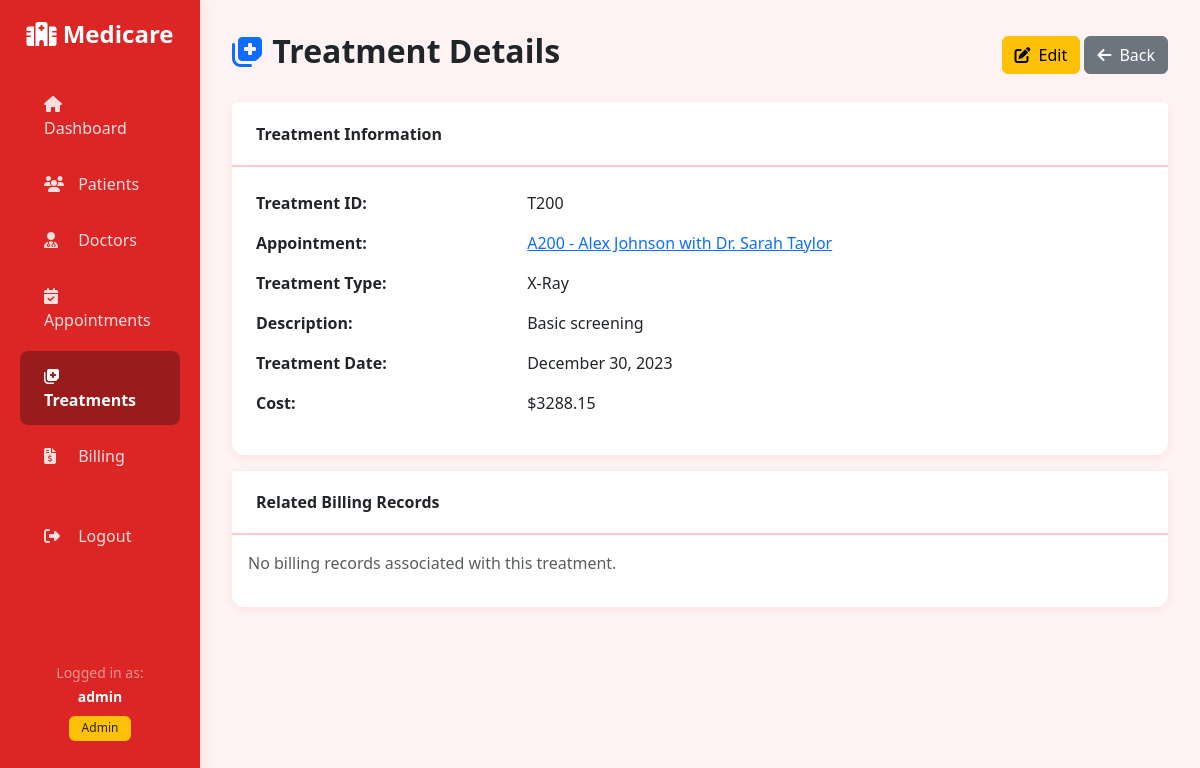
Page /treatments/T200/ (signed in) on the committed database.
### medicare/models.py (models this page shows, shortened)
class Treatment(models.Model):
    TREATMENT_TYPES = [
        ('X-Ray', 'X-Ray'),
        ('MRI', 'MRI'),
        ('ECG', 'ECG'),
        ('Chemotherapy', 'Chemotherapy'),
        ('Physiotherapy', 'Physiotherapy'),
        ('Surgery', 'Surgery'),
        ('Laboratory', 'Laboratory'),
    ]
    treatment_id = models.CharField(max_length=10, unique=True, primary_key=True)
    appointment = models.ForeignKey(Appointment, on_delete=models.CASCADE, related_name='treatments')
    treatment_type = models.CharField(max_length=100, choices=TREATMENT_TYPES)
    description = models.TextField()
    cost = models.DecimalField(max_digits=10, decimal_places=2)
    treatment_date = models.DateField()
    class Meta:
        ordering = ['-treatment_date']

class Appointment(models.Model):
    STATUS_CHOICES = [
        ('Scheduled', 'Scheduled'),
        ('Completed', 'Completed'),
        ('Cancelled', 'Cancelled'),
        ('No-show', 'No-show'),
    ]
    REASON_CHOICES = [
        ('Checkup', 'Checkup'),
        ('Consultation', 'Consultation'),
        ('Follow-up', 'Follow-up'),
        ('Emergency', 'Emergency'),
        ('Therapy', 'Therapy'),
    ]
    appointment_id = models.CharField(max_length=10, unique=True, primary_key=True)
    patient = models.ForeignKey(Patient, on_delete=models.CASCADE, related_name='appointments')
    doctor = models.ForeignKey(Doctor, on_delete=models.CASCADE, related_name='appointments')
    appointment_date = models.DateField()
    appointment_time = models.TimeField()
    reason_for_visit = models.CharField(max_length=100, choices=REASON_CHOICES)
    status = models.CharField(max_length=20, choices=STATUS_CHOICES, default='Scheduled')
    notes = models.TextField(blank=True, null=True)
    created_at = models.DateTimeField(auto_now_add=True)
    updated_at = models.DateTimeField(auto_now=True)
    class Meta:
        ordering = ['-appointment_date', '-appointment_time']
    def __str__(self):
        return f"{self.appointment_id} - {self.patient.full_name} with {self.doctor.full_name}"

class Patient(models.Model):
    GENDER_CHOICES = [
        ('M', 'Male'),
        ('F', 'Female'),
        ('O', 'Other'),
    ]
    patient_id = models.CharField(max_length=10, unique=True, primary_key=True)
    first_name = models.CharField(max_length=100)
    last_name = models.CharField(max_length=100)
    gender = models.CharField(max_length=1, choices=GENDER_CHOICES)
    date_of_birth = models.DateField()
    contact_number = models.CharField(max_length=15)
    address = models.TextField()
    registration_date = models.DateField()
    insurance_provider = models.CharField(max_length=100)
    insurance_number = models.CharField(max_length=50)
    email = models.EmailField()
    class Meta:
        ordering = ['patient_id']
    @property
    def full_name(self):
        return f"{self.first_name} {self.last_name}"

class Doctor(models.Model):
    SPECIALIZATIONS = [
        ('Cardiology', 'Cardiology'),
        ('Dermatology', 'Dermatology'),
        ('Pediatrics', 'Pediatrics'),
        ('Oncology', 'Oncology'),
        ('Neurology', 'Neurology'),
        ('Orthopedics', 'Orthopedics'),
        ('Other', 'Other'),
    ]
    doctor_id = models.CharField(max_length=10, unique=True, primary_key=True)
    first_name = models.CharField(max_length=100)
    last_name = models.CharField(max_length=100)
    specialization = models.CharField(max_length=100, choices=SPECIALIZATIONS)
    phone_number = models.CharField(max_length=15)
    years_experience = models.IntegerField()
    hospital_branch = models.CharField(max_length=100)
    email = models.EmailField()
    class Meta:
        ordering = ['doctor_id']
    @property
    def full_name(self):
        return f"Dr. {self.first_name} {self.last_name}"

### medicare/views.py (the view)
# urls.py: path('treatments/<str:pk>/', views.treatment_detail, name='treatment_detail'),
@login_required
def treatment_detail(request, pk):
    treatment = get_object_or_404(Treatment.objects.select_related('appointment__patient', 'appointment__doctor'), pk=pk)
    bills = treatment.bills.all()
    context = {
        'treatment': treatment,
        'bills': bills,
    }
    return render(request, 'medicare/treatment_detail.html', context)

### templates/medicare/treatment_detail.html
{%extends 'medicare/base.html'%} {%block title%}Treatment Details - Medicare{%endblock%} {%block content%}
<div class="d-flex justify-content-between align-items-center mb-4">
	<h1 class="h2 fw-bold"><i class="fas fa-notes-medical text-primary"></i> Treatment Details</h1>
	<div>
		<a
			href="{%url 'treatment_update' treatment.treatment_id%}"
			class="btn btn-warning"
		>
			<i class="fas fa-edit me-2"></i>Edit
		</a>
		<a
			href="{%url 'treatment_list'%}"
			class="btn btn-secondary"
		>
			<i class="fas fa-arrow-left me-2"></i>Back
		</a>
	</div>
</div>
<div class="card">
	<div class="card-header">Treatment Information</div>
	<div class="card-body">
		<table class="table table-borderless">
			<tr>
				<th style="width: 30%;">Treatment ID:</th>
				<td>{{treatment.treatment_id}}</td>
			</tr>
			<tr>
				<th>Appointment:</th>
				<td><a href="{%url 'appointment_detail' treatment.appointment.appointment_id%}">{{treatment.appointment}}</a></td>
			</tr>
			<tr>
				<th>Treatment Type:</th>
				<td>{{treatment.treatment_type}}</td>
			</tr>
			<tr>
				<th>Description:</th>
				<td>{{treatment.description|default:"-"}}</td>
			</tr>
			<tr>
				<th>Treatment Date:</th>
				<td>{{treatment.treatment_date|date:"F d, Y"}}</td>
			</tr>
			<tr>
				<th>Cost:</th>
				<td>${{treatment.cost|floatformat:2}}</td>
			</tr>
		</table>
	</div>
</div>
<div class="card mt-3">
	<div class="card-header">Related Billing Records</div>
	<div class="card-body">
		{%if treatment.billing_set.all%}
		<div class="table-responsive">
			<table class="table table-hover">
				<thead>
					<tr>
						<th>Bill ID</th>
						<th>Patient</th>
						<th>Amount</th>
						<th>Payment Status</th>
						<th>Actions</th>
					</tr>
				</thead>
				<tbody>
					{%for bill in treatment.billing_set.all%}
					<tr>
						<td>{{bill.billing_id}}</td>
						<td>{{bill.patient.full_name}}</td>
						<td>${{bill.amount|floatformat:2}}</td>
						<td>
							{%if bill.payment_status == 'Paid'%}
								<span class="badge bg-success">Paid</span>
							{%elif bill.payment_status == 'Pending'%}
								<span class="badge bg-warning">Pending</span>
							{%else%}
								<span class="badge bg-danger">Unpaid</span>
							{%endif%}
						</td>
						<td>
							<a href="{%url 'billing_detail' bill.billing_id%}" class="btn btn-sm btn-info">
								<i class="fas fa-eye"></i> View
							</a>
						</td>
					</tr>
					{%endfor%}
				</tbody>
			</table>
		</div>
		{%else%}
		<p class="text-muted">No billing records associated with this treatment.</p>
		{%endif%}
	</div>
</div>
{%endblock%}

### templates/medicare/base.html (shortened to what this page needs)
<!DOCTYPE html>
<html lang="en">
<head>
    <link href="https://cdn.jsdelivr.net/npm/bootstrap@5.3.0/dist/css/bootstrap.min.css" rel="stylesheet">
    <link rel="stylesheet" href="https://cdnjs.cloudflare.com/ajax/libs/font-awesome/6.4.0/css/all.min.css">
</head>
<body>
    {% if user.is_authenticated %}
    <div class="container-fluid">
        <div class="row">
            <nav class="col-md-2 d-md-block sidebar">
                <div class="position-sticky pt-3">
                    <a href="{% url 'dashboard' %}" class="navbar-brand d-block text-center mb-4">
                        <i class="fas fa-hospital-alt"></i> Medicare
                    </a>
                    <ul class="nav flex-column">
                        <li class="nav-item">
                            <a class="nav-link {% if request.resolver_match.url_name == 'dashboard' %}active{% endif %}" href="{% url 'dashboard' %}">
                                <i class="fas fa-home"></i> Dashboard
                            </a>
                        </li>
                        {% if user.is_staff or user.is_superuser %}
                        <li class="nav-item">
                            <a class="nav-link {% if 'patient' in request.resolver_match.url_name %}active{% endif %}" href="{% url 'patient_list' %}">
                                <i class="fas fa-users"></i> Patients
                            </a>
                        </li>
                        <li class="nav-item">
                            <a class="nav-link {% if 'doctor' in request.resolver_match.url_name %}active{% endif %}" href="{% url 'doctor_list' %}">
                                <i class="fas fa-user-md"></i> Doctors
                            </a>
                        </li>
                        <li class="nav-item">
                            <a class="nav-link {% if 'appointment' in request.resolver_match.url_name %}active{% endif %}" href="{% url 'appointment_list' %}">
                                <i class="fas fa-calendar-check"></i> Appointments
                            </a>
                        </li>
                        <li class="nav-item">
                            <a class="nav-link {% if 'treatment' in request.resolver_match.url_name %}active{% endif %}" href="{% url 'treatment_list' %}">
                                <i class="fas fa-notes-medical"></i> Treatments
                            </a>
                        </li>
                        <li class="nav-item">
                            <a class="nav-link {% if 'billing' in request.resolver_match.url_name %}active{% endif %}" href="{% url 'billing_list' %}">
                                <i class="fas fa-file-invoice-dollar"></i> Billing
                            </a>
                        </li>
                        {% endif %}
                        <li class="nav-item mt-4">
                            <a class="nav-link" href="{% url 'logout' %}">
                                <i class="fas fa-sign-out-alt"></i> Logout
                            </a>
                        </li>
                    </ul>
                    <div class="text-center text-white-50 mt-5 pt-5">
                        <small>Logged in as:<br><strong class="text-white">{{ user.username }}</strong></small>
                        {% if user.is_staff or user.is_superuser %}
                        <br><span class="badge bg-warning text-dark mt-2">Admin</span>
                        {% else %}
                        <br><span class="badge bg-info mt-2">User</span>
                        {% endif %}
                    </div>
                </div>
            </nav>
            <main class="col-md-10 ms-sm-auto main-content">
                {% block content %}{% endblock %}
            </main>
        </div>
    </div>
    {% else %}
        {% block login_content %}{% endblock %}
    {% endif %}
</body>
</html>

### templates/medicare/base.html (style rules this page uses)
:root { --primary-color: #dc2626; --primary-hover: #b91c1c; --primary-dark: #991b1b; --secondary-color: #fca5a5; --success-color: #dc2626; --danger-color: #7f1d1d; --warning-color: #f87171; --info-color: #ef4444; --dark-color: #450a0a; --light-color: #fef2f2; --border-color: #fecaca; }
body { font-family: 'Segoe UI', Tahoma, Geneva, Verdana, sans-serif; background-color: var(--light-color); }
.sidebar { min-height: 100vh; background: #dc2626; box-shadow: 2px 0 10px rgba(220, 38, 38, 0.1); }
.sidebar .nav-link { color: rgba(255,255,255,0.85); padding: 0.8rem 1.5rem; transition: all 0.3s ease; border-radius: 8px; margin: 0.2rem 0.5rem; }
.sidebar .nav-link.active { background-color: #991b1b; color: white; font-weight: 600; }
.sidebar .nav-link i { margin-right: 10px; width: 20px; }
.main-content { padding: 2rem; }
.card { border: none; border-radius: 12px; box-shadow: 0 2px 8px rgba(220, 38, 38, 0.08); transition: transform 0.3s ease, box-shadow 0.3s ease; }
.card-header { background-color: white; border-bottom: 2px solid var(--border-color); font-weight: 600; padding: 1.2rem 1.5rem; }
.table { border-radius: 8px; overflow: hidden; }
.table tbody tr { transition: background-color 0.2s ease; }
.badge { padding: 0.4rem 0.8rem; font-weight: 500; border-radius: 6px; }
.navbar-brand { font-size: 1.5rem; font-weight: 700; color: white !important; }

### rows in the picture
Treatment: treatment_id "T200", appointment "A200 - Alex Johnson with Dr. Sarah Taylor", treatment_type "X-Ray", description "Basic screening", treatment_date "December 30, 2023", cost "3288.15"

### other values in the picture
{{ user.username }} "admin"
